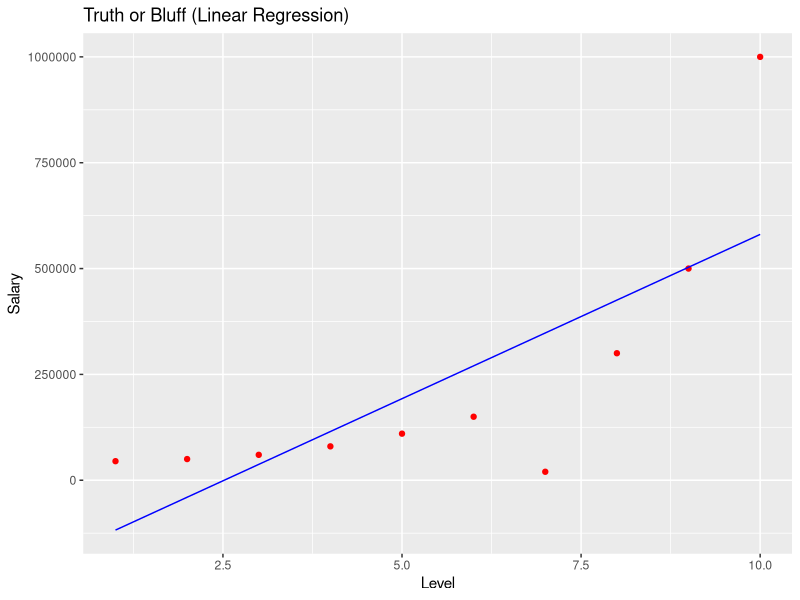
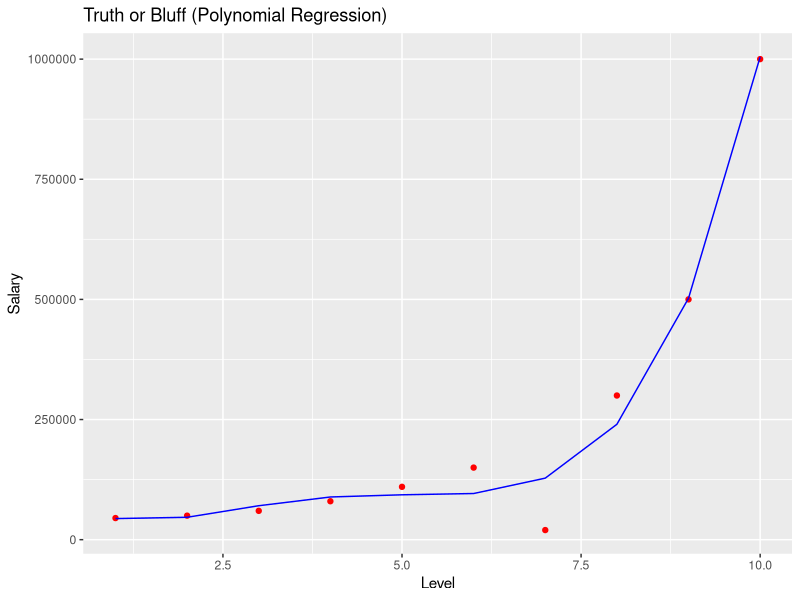
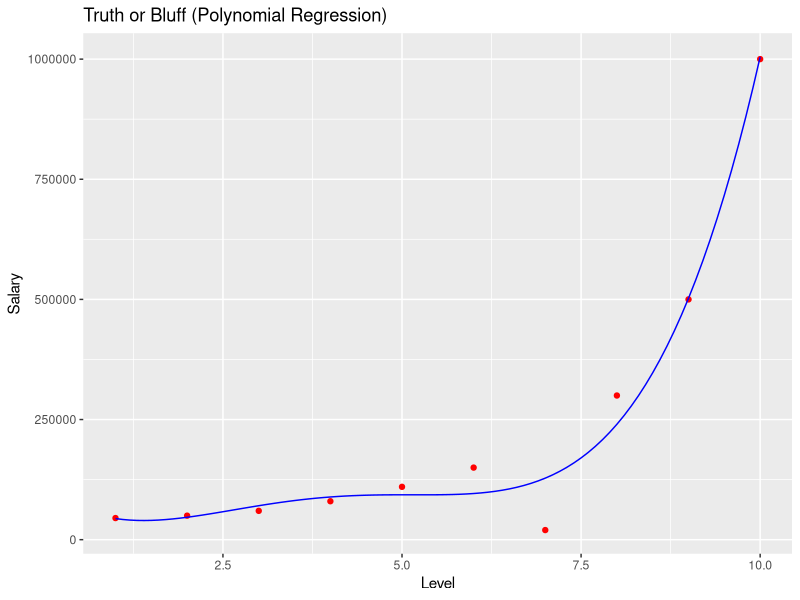

R code for these plots, in order:
# Data Preprocessing Template

# Importing the dataset
dataset_given = read.csv('Position_Salaries.csv')
dataset = dataset_given[, 2:3]

# Splitting the data set into the Training set and Test set NOT REQUIRED
# Since we are predicting a non-linear relationship, its better to have max training data.

# No need of Categorical ENCODING as levels are already provided in the data set.

# Feature Scaling - Linear Regression takes care of it.
# training_set = scale(training_set)
# test_set = scale(test_set)

# Fitting a Simple Linear Regression for COMPARISON PURPOSE
lin_reg = lm(formula = Salary ~ . , data = dataset)
# check summary(lin_reg)

# Fitting a Polynomial Linear Regression 
dataset$Level_sq = dataset$Level^2 # Similarly we can add a power 3 level if needed.
dataset$Level_cube = dataset$Level^3 # Similarly we can add a power 4 level if needed.
dataset$Level_quattro = dataset$Level^4
poly_reg = lm(formula = Salary ~ ., data = dataset)

# Visualizing the Linear Regression results
library(ggplot2)
ggplot() +
  geom_point(aes(x = dataset$Level, y = dataset$Salary),
             colour = 'red') +
  geom_line(aes(x = dataset$Level, y = predict(lin_reg, newdata = dataset)),
            colour = 'blue') +
  ggtitle('Truth or Bluff (Linear Regression)') +
  xlab('Level') +
  ylab('Salary')

# Visualizing the Polynomial Regression results
library(ggplot2)
ggplot() +
  geom_point(aes(x = dataset$Level, y = dataset$Salary),
             colour = 'red') +
  geom_line(aes(x = dataset$Level, y = predict(poly_reg, newdata = dataset)),
            colour = 'blue') +
  ggtitle('Truth or Bluff (Polynomial Regression)') +
  xlab('Level') +
  ylab('Salary')

# Visualizing the Regression Model results (for higher resolution and smoother curve)
# install.packages('ggplot2')
library(ggplot2)
x_grid = seq(min(dataset$Level), max(dataset$Level), 0.1)
ggplot() +
  geom_point(aes(x = dataset$Level, y = dataset$Salary),
             colour = 'red') +
  geom_line(aes(x = x_grid, y = predict(poly_reg,
                                        newdata = data.frame(Level = x_grid,
                                                             Level_sq = x_grid^2,
                                                             Level_cube = x_grid^3,
                                                             Level_quattro = x_grid^4))),
            colour = 'blue') +
  ggtitle('Truth or Bluff (Polynomial Regression)') +
  xlab('Level') +
  ylab('Salary')

# Predicting a new result with Linear Regression
predict(lin_reg, data.frame(Level = 6.5))

# Predicting a new result with Polynomial Regression
predict(poly_reg, data.frame(Level = 6.5,
                             Level_sq = 6.5^2,
                             Level_cube = 6.5^3,
                             Level_quattro = 6.5^4))